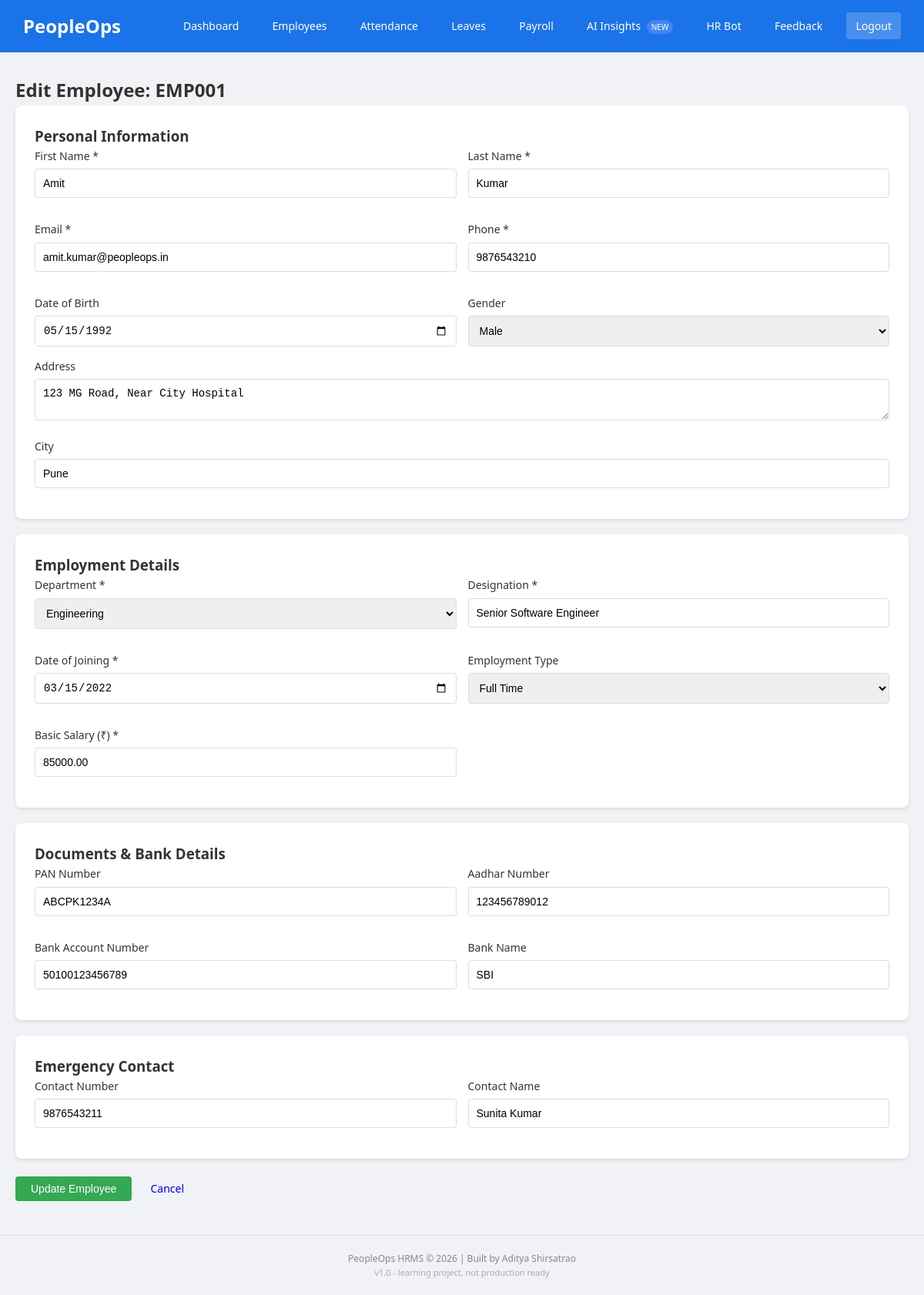
/edit_employee.php?id=1 (signed in), run on the app's committed database.
### tables this page shows
CREATE TABLE employees (
    id INT AUTO_INCREMENT PRIMARY KEY,
    emp_id VARCHAR(20) UNIQUE NOT NULL,
    first_name VARCHAR(50) NOT NULL,
    last_name VARCHAR(50) NOT NULL,
    email VARCHAR(100) UNIQUE NOT NULL,
    phone VARCHAR(20),
    date_of_birth DATE,
    gender ENUM('male', 'female', 'other'),
    address TEXT,
    city VARCHAR(50),
    department_id INT,
    designation VARCHAR(100),
    date_of_joining DATE,
    employment_type ENUM('full_time', 'part_time', 'contract', 'intern') DEFAULT 'full_time',
    basic_salary DECIMAL(10,2) DEFAULT 0,
    pan_number VARCHAR(10),
    aadhar_number VARCHAR(12),
    bank_account VARCHAR(20),
    bank_name VARCHAR(50),
    emergency_contact VARCHAR(20),
    emergency_contact_name VARCHAR(100),
    status ENUM('active', 'inactive', 'terminated') DEFAULT 'active',
    created_at TIMESTAMP DEFAULT CURRENT_TIMESTAMP,
    FOREIGN KEY (department_id) REFERENCES departments(id)
);

CREATE TABLE departments (
    id INT AUTO_INCREMENT PRIMARY KEY,
    name VARCHAR(100) NOT NULL,
    description TEXT,
    manager_id INT DEFAULT NULL,
    created_at TIMESTAMP DEFAULT CURRENT_TIMESTAMP
);

### config.php (called while the page is built, shortened)
<?php
require_once __DIR__ . '/includes/db_compat.php';
$dbUrl = getenv('DATABASE_URL');
if ($dbUrl) {
    $parts = parse_url($dbUrl);
    $host = $parts['host'] ?? 'localhost';
    $port = $parts['port'] ?? '5432';
    $dbname = ltrim($parts['path'], '/');
    $user = $parts['user'] ?? '';
    $pass = $parts['pass'] ?? '';
    $dsn = "pgsql:host=$host;port=$port;dbname=$dbname;sslmode=require";
    $conn = new CompatDB($dsn, $user, $pass);
    $conn->query("SET search_path TO hrms, public");
} else {
    $host = getenv('DB_HOST') ?: 'localhost';
    $user = getenv('DB_USER') ?: 'root';
    $pass = getenv('DB_PASS') ?: '';
    $dbname = getenv('DB_NAME') ?: 'peopleops_db';
    $dsn = "mysql:host=$host;dbname=$dbname;charset=utf8mb4";
    $conn = new CompatDB($dsn, $user, $pass);
}
?>

### includes/db_compat.php (called while the page is built, shortened)
<?php
class CompatDB {
    private $pdo;
    public function __construct($dsn, $user = '', $pass = '', $options = []) {
        $this->pdo = new PDO($dsn, $user, $pass, array_merge([
            PDO::ATTR_ERRMODE => PDO::ERRMODE_EXCEPTION,
            PDO::ATTR_DEFAULT_FETCH_MODE => PDO::FETCH_ASSOC,
        ], $options));
    }
    public function query($sql) {
        try {
            $stmt = $this->pdo->query($sql);
            return new CompatResult($stmt);
        } catch (PDOException $e) {
            return false;
        }
    }
}
class CompatResult {
    private $stmt;
    private $rows = null;
    private $pos = 0;
    public function __construct($stmt) {
        $this->stmt = $stmt;
    }
    public function fetch_assoc() {
        if ($this->rows === null) {
            $this->rows = $this->stmt->fetchAll(PDO::FETCH_ASSOC);
        }
        if ($this->pos < count($this->rows)) {
            return $this->rows[$this->pos++];
        }
        return null;
    }
}

### edit_employee.php (the view, shortened to what this page needs)
<?php require_once 'includes/header.php';
$id = intval($_GET['id']);
$employee = $conn->query("SELECT * FROM employees WHERE id=$id")->fetch_assoc();
$departments = $conn->query("SELECT * FROM departments ORDER BY name");
?>
<h2>Edit Employee: <?= $employee['emp_id'] ?></h2>
<form method="POST">
    <div class="card">
        <h3>Personal Information</h3>
        <div style="display: grid; grid-template-columns: 1fr 1fr; gap: 15px;">
            <div class="form-group">
                <label>First Name *</label>
                <input type="text" name="first_name" class="form-control" value="<?= htmlspecialchars($employee['first_name']) ?>" required>
            </div>
            <div class="form-group">
                <label>Last Name *</label>
                <input type="text" name="last_name" class="form-control" value="<?= htmlspecialchars($employee['last_name']) ?>" required>
            </div>
            <div class="form-group">
                <label>Email *</label>
                <input type="email" name="email" class="form-control" value="<?= htmlspecialchars($employee['email']) ?>" required>
            </div>
            <div class="form-group">
                <label>Phone *</label>
                <input type="text" name="phone" class="form-control" value="<?= htmlspecialchars($employee['phone']) ?>" required>
            </div>
            <div class="form-group">
                <label>Date of Birth</label>
                <input type="date" name="date_of_birth" class="form-control" value="<?= $employee['date_of_birth'] ?>">
            </div>
            <div class="form-group">
                <label>Gender</label>
                <select name="gender" class="form-control">
                    <option value="male" <?= $employee['gender']=='male' ? 'selected' : '' ?>>Male</option>
                </select>
            </div>
        </div>
        <div class="form-group">
            <label>Address</label>
            <textarea name="address" class="form-control" rows="2"><?= htmlspecialchars($employee['address']) ?></textarea>
        </div>
        <div class="form-group">
            <label>City</label>
            <input type="text" name="city" class="form-control" value="<?= htmlspecialchars($employee['city']) ?>">
        </div>
    </div>
    <div class="card">
        <h3>Employment Details</h3>
        <div style="display: grid; grid-template-columns: 1fr 1fr; gap: 15px;">
            <div class="form-group">
                <label>Department *</label>
                <select name="department_id" class="form-control" required>
                    <?php while ($dept = $departments->fetch_assoc()): ?>
                        <option value="<?= $dept['id'] ?>" <?= $employee['department_id']==$dept['id'] ? 'selected' : '' ?>>
                            <?= $dept['name'] ?>
                        </option>
                    <?php endwhile; ?>
                </select>
            </div>
            <div class="form-group">
                <label>Designation *</label>
                <input type="text" name="designation" class="form-control" value="<?= htmlspecialchars($employee['designation']) ?>" required>
            </div>
            <div class="form-group">
                <label>Date of Joining *</label>
                <input type="date" name="date_of_joining" class="form-control" value="<?= $employee['date_of_joining'] ?>" required>
            </div>
            <div class="form-group">
                <label>Employment Type</label>
                <select name="employment_type" class="form-control">
                    <option value="full_time" <?= $employee['employment_type']=='full_time' ? 'selected' : '' ?>>Full Time</option>
                </select>
            </div>
            <div class="form-group">
                <label>Basic Salary (₹) *</label>
                <input type="number" name="basic_salary" class="form-control" value="<?= $employee['basic_salary'] ?>" required step="1000">
            </div>
        </div>
    </div>
    <div class="card">
        <h3>Documents & Bank Details</h3>
        <div style="display: grid; grid-template-columns: 1fr 1fr; gap: 15px;">
            <div class="form-group">
                <label>PAN Number</label>
                <input type="text" name="pan_number" class="form-control" value="<?= htmlspecialchars($employee['pan_number']) ?>" maxlength="10">
            </div>
            <div class="form-group">
                <label>Aadhar Number</label>
                <input type="text" name="aadhar_number" class="form-control" value="<?= htmlspecialchars($employee['aadhar_number']) ?>" maxlength="12">
            </div>
            <div class="form-group">
                <label>Bank Account Number</label>
                <input type="text" name="bank_account" class="form-control" value="<?= htmlspecialchars($employee['bank_account']) ?>">
            </div>
            <div class="form-group">
                <label>Bank Name</label>
                <input type="text" name="bank_name" class="form-control" value="<?= htmlspecialchars($employee['bank_name']) ?>">
            </div>
        </div>
    </div>
    <div class="card">
        <h3>Emergency Contact</h3>
        <div style="display: grid; grid-template-columns: 1fr 1fr; gap: 15px;">
            <div class="form-group">
                <label>Contact Number</label>
                <input type="text" name="emergency_contact" class="form-control" value="<?= htmlspecialchars($employee['emergency_contact']) ?>">
            </div>
            <div class="form-group">
                <label>Contact Name</label>
                <input type="text" name="emergency_contact_name" class="form-control" value="<?= htmlspecialchars($employee['emergency_contact_name']) ?>">
            </div>
        </div>
    </div>
    <div style="margin-top: 15px;">
        <button type="submit" class="btn btn-success">Update Employee</button>
        <a href="employees.php" class="btn">Cancel</a>
    </div>
</form>
<?php require_once 'includes/footer.php'; ?>

### assets/style.css (style rules this page uses)
* { margin: 0; padding: 0; box-sizing: border-box; }
body { font-family: 'Segoe UI', Tahoma, Geneva, Verdana, sans-serif; background: #f0f2f5; color: #333; line-height: 1.6; }
.card { background: white; border-radius: 8px; padding: 25px; margin-bottom: 20px; box-shadow: 0 2px 4px rgba(0,0,0,0.1); }
.btn { display: inline-block; padding: 8px 20px; border: none; border-radius: 4px; cursor: pointer; text-decoration: none; font-size: 14px; transition: background 0.3s; }
.btn-success { background: #34a853; color: white; }
.form-group { margin-bottom: 15px; }
.form-group label { display: block; margin-bottom: 5px; font-weight: 500; font-size: 14px; }
.form-control { width: 100%; padding: 10px; border: 1px solid #ddd; border-radius: 4px; font-size: 14px; }

### data on the page
employees: emp "EMP001", first_name "Amit", last_name "Kumar", email "amit.kumar@peopleops.in", phone "9876543210", date_of_birth "05/15/1992", gender "Male", address "123 MG Road, Near City Hospital", city "Pune", department_id "Engineering", designation "Senior Software Engineer", date_of_joining "03/15/2022", employment_type "Full Time", basic_salary "85000.00", pan_number "ABCPK1234A", aadhar_number "123456789012", bank_account "50100123456789", bank_name "SBI", emergency_contact "9876543211", emergency_contact_name "Sunita Kumar"

### other printed values
SITE_NAME "PeopleOps"
